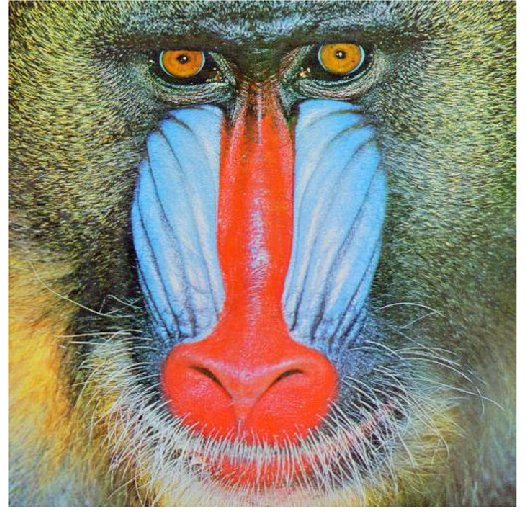
#> input picture mandrill.jpg, 527 x 527 px
$ jupyter execute 11.ipynb
#> lines starting #> are read from the running program, lines starting #| are printed output that depends on the picture
[cell 1]
from PIL import Image  # 用PIL库读取，兼容性极强
import matplotlib.pyplot as plt


img = Image.open("mandrill.jpg")
#> img is the input picture: PIL image 527x527 RGB; mean R, G, B 146.1, 138.3, 123.7
img = img.transpose(Image.FLIP_TOP_BOTTOM)
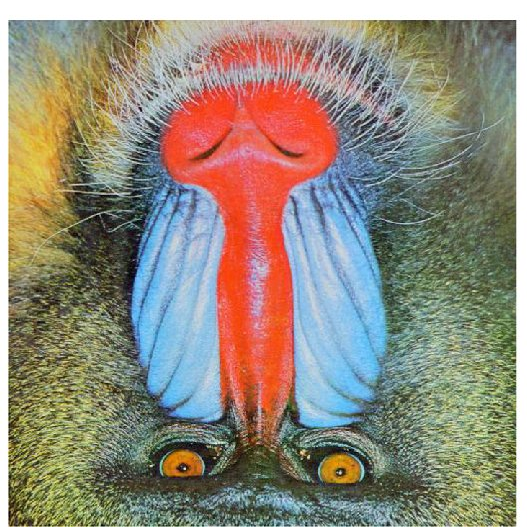
#> img: PIL image 527x527 RGB; mean R, G, B 146.1, 138.3, 123.7

# 显示图像
plt.imshow(img)
plt.axis('off')  # 隐藏坐标轴
plt.show()

[cell 2]
img = Image.open("mandrill.jpg")
img = img.transpose(Image.FLIP_LEFT_RIGHT)
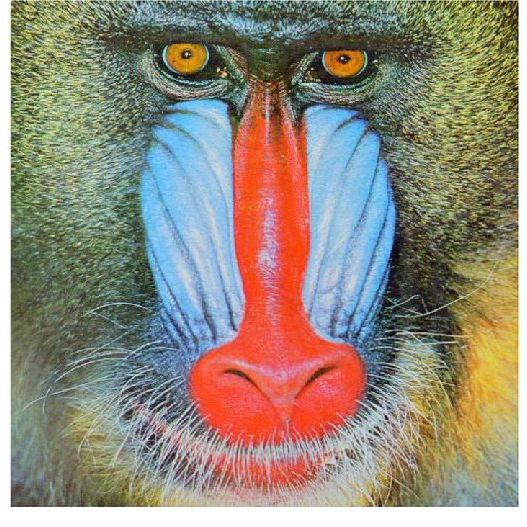
#> img: PIL image 527x527 RGB; mean R, G, B 146.1, 138.3, 123.7

# 显示图像
plt.imshow(img)
plt.axis('off')  # 隐藏坐标轴
plt.show()

[cell 3]
import numpy as np
from scipy.linalg import eigvals
from numpy.linalg import matrix_rank
A = np.array([[2,-1,0],
              [-1,2,-1],
              [0,-1,2]])

B = np.array([[2,-1,-1],
              [-2,2,-1],
              [-1,-2,2]])

C = np.array([[2,-1,-1],
               [-1,2,-1],
               [-1,-1,2]])

D = np.array([[3,1,0,0],
              [1,3,1,0],
              [0,1,3,1],
              [0,0,1,3]])

E = np.array([[4,-3,-2,-1],
              [-2,4,-2,-1],
              [-1,-2,4,-1],
              [-1,-2,-1,4]])

def fun(matrix,k):
#> called with matrix = array of shape (3, 3), k = 'A'
    lamadas = eigvals(matrix)
    for i in lamadas:
        lamada_matrix = i * np.eye(matrix.shape[0]) - matrix
        rank = matrix_rank(lamada_matrix)
        if rank < matrix.shape[0]:
            print(f"特征值:{i}，对于矩阵{k}是奇异的")
        else:
            print(f"特征值:{i}，对于矩阵{k}不是奇异的")
    print()

fun(A,'A')
fun(B,'B')
fun(C,'C')
fun(D,'D')
fun(E,'E')

[cell 4]
import numpy as np


lamada = np.arange(-9.6,10.5,1.0)


n = len(lamada)
np.random.seed(42)
random_matrix = np.random.randn(n,n)
Q,R = np.linalg.qr(random_matrix)
D = np.diag(lamada)
A = Q@D@Q.T

#200次迭代
for _ in range(200):
    Q,R = np.linalg.qr(A)
    A = R@Q

final_lamada = np.diag(A)
final_abs = np.abs(final_lamada)

sorted_abs = np.sort(final_abs)[::-1]

print([float(f"{x:.4f}") for x in final_lamada])
print([float(f"{x:.4f}") for x in final_abs])

[cell 5]
import numpy as np
import matplotlib.pyplot as plt

A = np.random.randn(60,60)
lamada = np.linalg.eigvals(A)
plt.scatter(np.real(lamada),np.imag(lamada),c='r',marker = 'D',label = 'lamada')
plt.xlabel('real number')
plt.ylabel('imaginary number')
plt.title('the lamada of matrix A')
plt.axis('equal')
plt.tight_layout()
plt.legend()
plt.show()

[cell 6]
n = 100
for _ in range(n):
    E = np.random.randn(60, 60)
    disturbed_matrix = A + 0.05 * E
    lamada_A = np.linalg.eigvals(disturbed_matrix)
    plt.scatter(np.real(lamada_A), np.imag(lamada_A), c='b', marker='o', alpha=0.2)
plt.scatter(np.real(lamada), np.imag(lamada), c='r', marker='D', label='lambda of A')
plt.axis('equal')
plt.title('the disturbed number add in the matrix')
plt.xlabel('Real number')
plt.ylabel('Imaginary number')
plt.legend()
plt.tight_layout()
plt.show()

[cell 7]
T = np.triu(A)
lamada_T = np.linalg.eigvals(T)
plt.scatter(np.real(lamada_T),np.imag(lamada_T),c = 'g',marker = 's',label = 'lamada of T')
plt.xlabel('real number')
plt.ylabel('imaginary number')
plt.title('the lamada of T')
plt.axis('equal')
plt.tight_layout()
plt.legend()
plt.show()
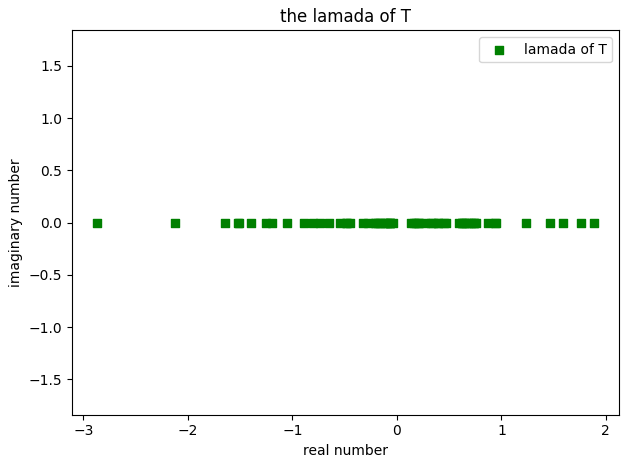
#> figure drawn by matplotlib, 1 panel

[cell 8]
n = 100
for _ in range(n):
    E = np.random.randn(60, 60)
    disturbed_matrix = T + 0.05 * E
    lamada_A = np.linalg.eigvals(disturbed_matrix)
    plt.scatter(np.real(lamada_A), np.imag(lamada_A), c='b', marker='o', alpha=0.2)
plt.scatter(np.real(lamada_T), np.imag(lamada_T), c='r', marker='D', label='lambda of T')
plt.axis('equal')
plt.title('the disturbed number add in the matrix')
plt.xlabel('Real number')
plt.ylabel('Imaginary number')
plt.legend()
plt.tight_layout()
plt.show()
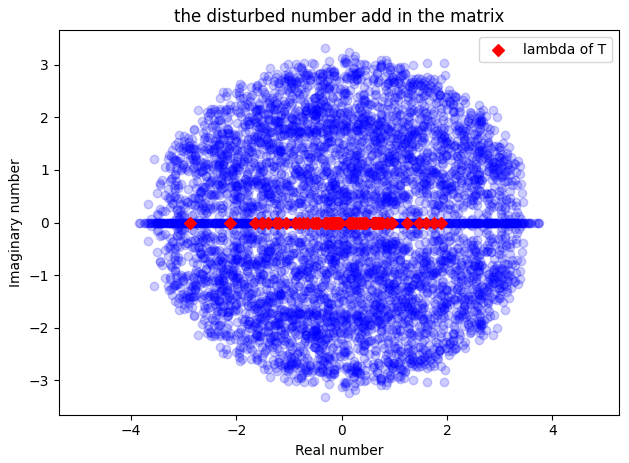
#> figure drawn by matplotlib, 1 panel

[cell 9]
import numpy as np
import matplotlib.pyplot as plt

x = np.linspace(0,1,1000)

def matrix(n):
#> called with n = 1
    matrix_x = np.zeros((len(x),n))
    for j in range(n):
        matrix_x[:,j] = x**j
    return matrix_x

A1 = matrix(1)
A2 = matrix(2)
A3 = matrix(3)

svd_A1 = np.linalg.svd(A1,compute_uv=False)
svd_A2 = np.linalg.svd(A2,compute_uv=False)
svd_A3 = np.linalg.svd(A3,compute_uv=False)

print(f"奇异值A1:{svd_A1}")
print(f"奇异值A1:{svd_A2}")
print(f"奇异值A1:{svd_A3}")

[cell 10]
A40 = matrix(40)
svd_40 = np.linalg.svd(A40,compute_uv = False)
#绘图
n = [int(i) for i in range(40)]
plt.semilogy(n,svd_40,'o-',label = 'svd of A40')
plt.xlabel('n')
plt.ylabel('svd')
plt.title('the svd of A40')
plt.legend()
plt.grid(True)
plt.show()
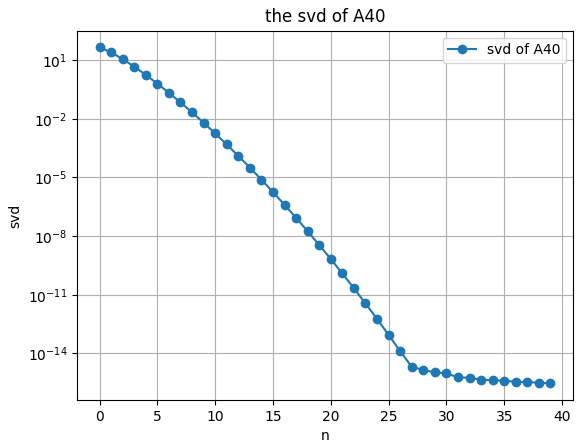
#> figure drawn by matplotlib, 1 panel; curve peaks at x = 0, y = 45.25

[cell 11]
# 将 x 转换为单精度浮点数
x_single = x.astype(np.float32)

def matrix_single(n):
#> called with n = 40
    matrix_x = np.zeros((len(x_single),n))
    for j in range(n):
        matrix_x[:,j] = x_single**j
    return matrix_x

# 生成 A_40_single
A40_single = matrix_single(40)

# 计算奇异值
svd_A40_single = np.linalg.svd(A40_single, compute_uv=False)

# 绘制对数线性图
plt.semilogy(n,svd_A40_single, 'o-',label = 'the single svd of A40')
plt.xlabel('n')
plt.ylabel('svd')
plt.title('the single svd')
plt.legend()
plt.grid(True)
plt.show()
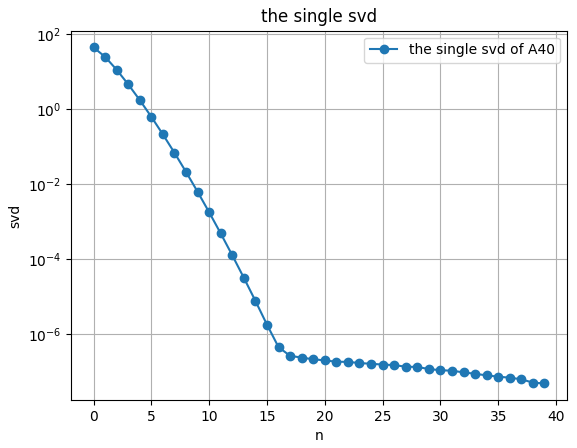
#> figure drawn by matplotlib, 1 panel; curve peaks at x = 0, y = 45.25

[cell 12]
import numpy as np
import matplotlib.pyplot as plt
from skimage import io, color

# 1. 加载图像
path = "mandrill.jpg"
image = io.imread(path)

# 2. 转换为灰度图像
gray_image = color.rgb2gray(image)
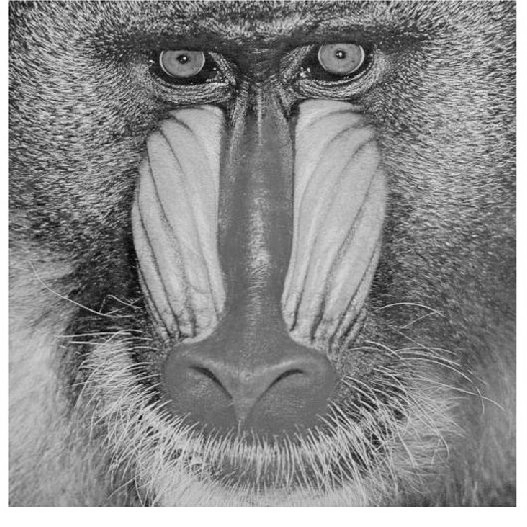
#> gray_image: shape (527, 527) float64; min 0.00113, max 1, mean 0.545

# 3. 计算奇异值
U, s, V = np.linalg.svd(gray_image)
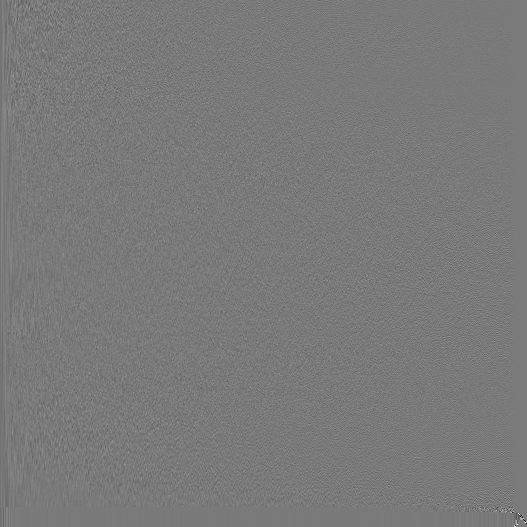
#> U: shape (527, 527) float64; min -0.85, max 0.926, mean -8.25e-05; drawn with min black and max white
#> s = 527 values, max 296.3 at index 0, min 2.91e-14 at index 515, mean 2.28

# 4. 绘制对数线性散点图

plt.semilogy(s, 'o-', linewidth=1, markersize=3,label = 'the svd of mandrill')
plt.title('svd')
plt.xlabel('n')
plt.ylabel('svd')
plt.legend()
plt.grid(True)
plt.show()
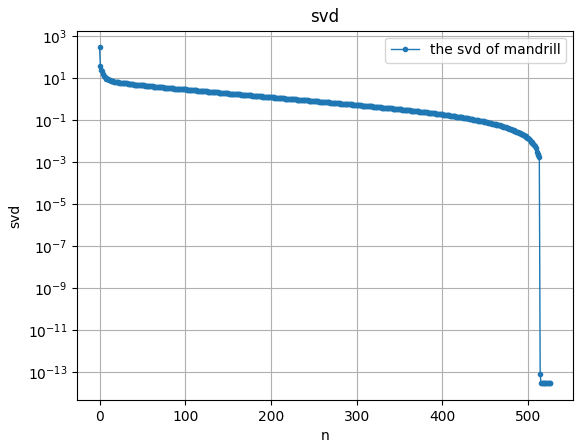
#> figure drawn by matplotlib, 1 panel; curve peaks at x = 0, y = 296.3

[cell 13]
import numpy as np
import matplotlib.pyplot as plt
from scipy.linalg import eigvals

A = np.array([[1,0,-2],
              [0,2,0],
              [-2,0,1]])

#生成随机向量
random_matrix = np.random.randn(500,A.shape[0])

zhiyu = []
for x in random_matrix:
    a = np.vdot(x,A@x)
    b = np.vdot(x,x)

    #值域
    c = a/b
    zhiyu.append(c)

values = np.array(zhiyu)

# 绘制散点图
plt.scatter(values.real, values.imag, alpha =0.8, label = 'zhiyu')
plt.title('Values of Matrix A')
plt.xlabel('Real number')
plt.ylabel('Imaginary number')
plt.legend()
plt.grid(True)
plt.show()
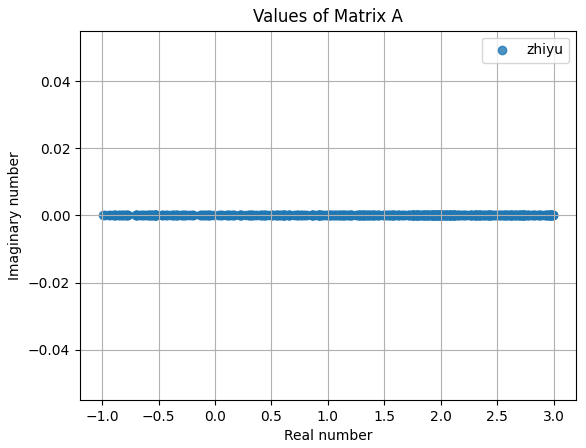
#> figure drawn by matplotlib, 1 panel

value = np.linalg.eigvals(A)
print(f"特征值：{value}")
